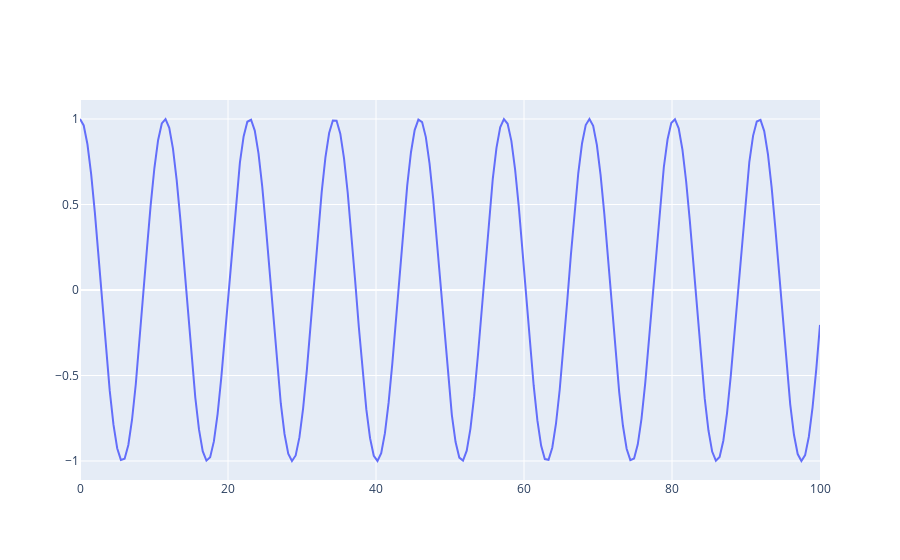

This figure's notebook cell:
### Code cell
fig = go.Figure()

fig.add_trace(go.Scatter(x=t,y=z[:,0]))

fig.show()

### Figure 1 — Plotly figure (JSON) as saved in the notebook; plotly's stock layout.template omitted (floating-point values rounded to 4 significant figures; data arrays with more than 128 entries replaced by an {"elided": "..."} marker saying what was removed)
{"data": [{"type": "scatter", "x": {"elided": "200 float values"}, "y": {"elided": "200 float values"}}], "layout": {"autosize": true, "xaxis": {"autorange": true, "range": [0, 100], "type": "linear"}, "yaxis": {"autorange": true, "range": [-1.111, 1.111], "type": "linear"}}}
